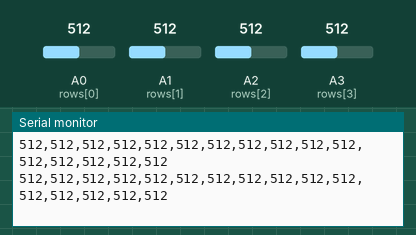
Recording of a sketch running on a simulated Arduino Uno, built with avr-gcc and run on an emulated ATmega328P. Shown: the last lines printed to the serial monitor. The inputs (shaded band) are chosen by the test bench; at power-on: A0 (rows[0]) = 512, A1 (rows[1]) = 512, A2 (rows[2]) = 512, A3 (rows[3]) = 512.

Above: at 1.2 s.
1.3 s: A0 (rows[0]) set to 106
At 1.44 s:
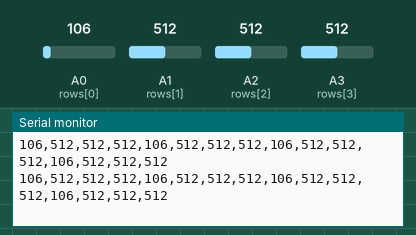
4.3 s: A0 (rows[0]) set to 92
At 4.34 s:
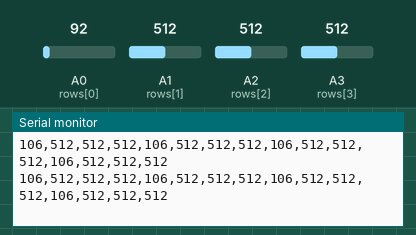
7.3 s: A1 (rows[1]) set to 111
At 7.33 s:
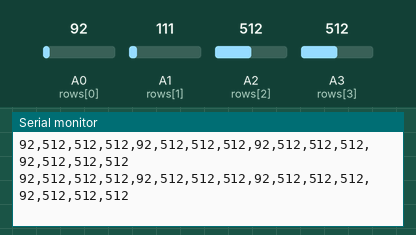
10.3 s: A1 (rows[1]) set to 91
At 10.31 s:
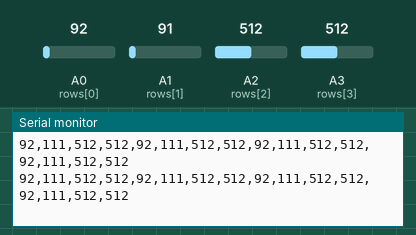
11.8 s: A2 (rows[2]) set to 111
At 11.8 s:
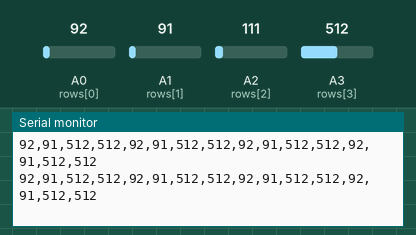
14.8 s: A2 (rows[2]) set to 90
At 17.26 s:
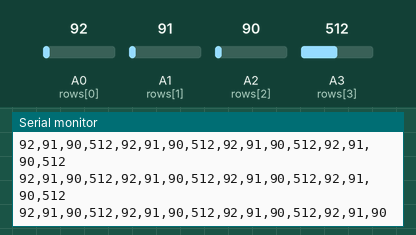
Timing chart, 0 to 17.3 s (numbered marks = the images above; inputs shaded):
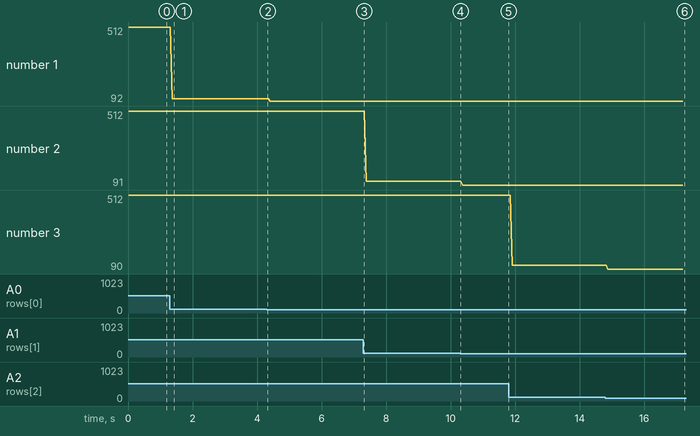

The sketch:

pressureMatrix4x4_good.ino
```cpp
/*
 square of eeonyx fabric with 6 conductive rows and 6 conductive columns
 parsing through this grid by switching individual rows/columns to be
 HIGH, LOW or INPUT (high impedance) to detect location and pressure
 >> http://howtogetwhatyouwant.at/
 */

#define numRows 4
#define numCols 4
#define sensorPoints numRows*numCols

int rows[] = {
  A0, A1, A2, A3};
int cols[] = {
  2,3,4,5};
int incomingValues[36] = {
};


void setup() {
  // set all rows and columns to INPUT (high impedance):
  for(int i=0; i<numRows; i++){
    pinMode(rows[i], INPUT);
  }
    for(int i=0; i<numCols; i++){
    pinMode(cols[i], INPUT);
  }
  Serial.begin(9600);
}

void loop() {
  for(int colCount=0; colCount<numCols; colCount++){
    pinMode(cols[colCount], OUTPUT);  // set as OUTPUT
    digitalWrite(cols[colCount], LOW);  // set LOW

    for(int rowCount=0; rowCount<numRows; rowCount++){
      pinMode(rows[rowCount], INPUT_PULLUP);  // set as INPUT with PULLUP RESISTOR
      delay(1);
      incomingValues[ ( (colCount)*numRows) + (rowCount)] = analogRead(rows[rowCount]);  // read INPUT

      // set pin back to INPUT
      pinMode(rows[rowCount], INPUT);

    }// end rowCount

    pinMode(cols[colCount], INPUT);  // set back to INPUT!

  }// end colCount

  // Print the incoming values of the grid:
  for(int i=0; i<sensorPoints; i++){
    Serial.print(incomingValues[i]);
    if(i<sensorPoints-1) Serial.print(",");
  }
  Serial.println();
}
```

Measured:
- the behaviour switches between 100 and 99 on A2 (rows[2]) (found by bisection; images 5 and 6)
- after the input at 1.3 s, the serial monitor: prints a new line after 0.07 s (image 1)
- after the input at 14.8 s, the serial monitor: prints a new line after 0.08 s (image 6)
- plotted number 1: 512 → 106 after the input at 1.3 s, 106 → 92 after the input at 4.3 s
- plotted number 2: 512 → 111 after the input at 7.3 s, 111 → 91 after the input at 10.3 s
- plotted number 3: 111 → 90 after the input at 14.8 s
